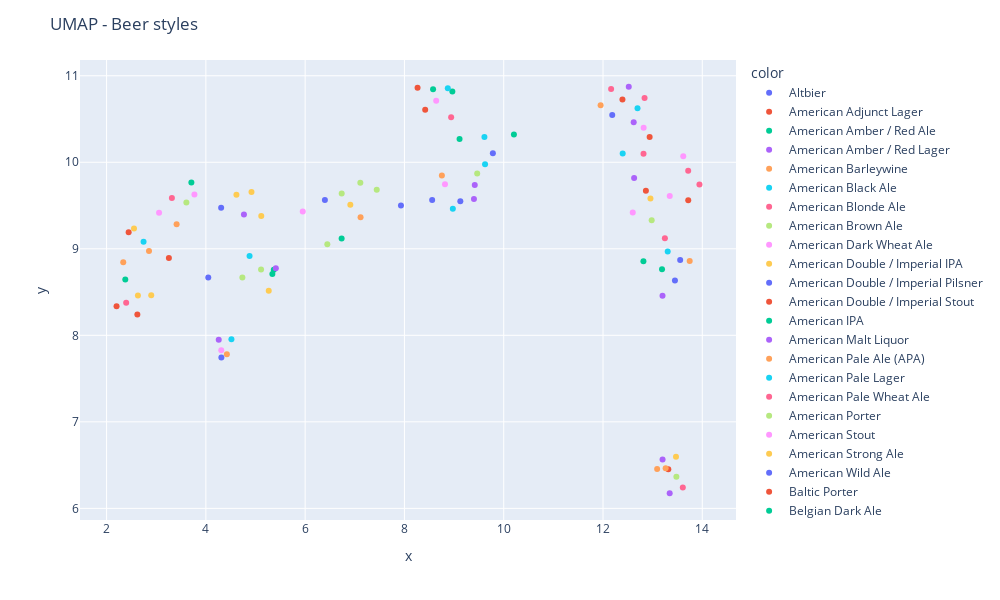

The cell this chart's notebook holds for it:
### Code cell
reducer = umap.UMAP()

embedding = reducer.fit_transform(X)

fig = px.scatter(x=embedding[:, 0], y=embedding[:, 1], color=style_labels)
fig.update_layout(
    title='UMAP - Beer styles',
    width=1000,
    height=600,
)
fig.show()

### Figure 1 — Plotly figure (JSON) as saved in the notebook; plotly's stock layout.template omitted (floating-point values rounded to 4 significant figures)
{"data": [{"hovertemplate": "color=Altbier<br>x=%{x}<br>y=%{y}<extra></extra>", "legendgroup": "Altbier", "marker": {"color": "#636efa", "symbol": "circle"}, "mode": "markers", "name": "Altbier", "orientation": "v", "showlegend": true, "type": "scatter", "x": [9.781], "xaxis": "x", "y": [10.1], "yaxis": "y"}, {"hovertemplate": "color=American Adjunct Lager<br>x=%{x}<br>y=%{y}<extra></extra>", "legendgroup": "American Adjunct Lager", "marker": {"color": "#EF553B", "symbol": "circle"}, "mode": "markers", "name": "American Adjunct Lager", "orientation": "v", "showlegend": true, "type": "scatter", "x": [13.32], "xaxis": "x", "y": [6.452], "yaxis": "y"}, {"hovertemplate": "color=American Amber / Red Ale<br>x=%{x}<br>y=%{y}<extra></extra>", "legendgroup": "American Amber / Red Ale", "marker": {"color": "#00cc96", "symbol": "circle"}, "mode": "markers", "name": "American Amber / Red Ale", "orientation": "v", "showlegend": true, "type": "scatter", "x": [9.11], "xaxis": "x", "y": [10.27], "yaxis": "y"}, {"hovertemplate": "color=American Amber / Red Lager<br>x=%{x}<br>y=%{y}<extra></extra>", "legendgroup": "American Amber / Red Lager", "marker": {"color": "#ab63fa", "symbol": "circle"}, "mode": "markers", "name": "American Amber / Red Lager", "orientation": "v", "showlegend": true, "type": "scatter", "x": [13.2], "xaxis": "x", "y": [8.457], "yaxis": "y"}, {"hovertemplate": "color=American Barleywine<br>x=%{x}<br>y=%{y}<extra></extra>", "legendgroup": "American Barleywine", "marker": {"color": "#FFA15A", "symbol": "circle"}, "mode": "markers", "name": "American Barleywine", "orientation": "v", "showlegend": true, "type": "scatter", "x": [2.336], "xaxis": "x", "y": [8.844], "yaxis": "y"}, {"hovertemplate": "color=American Black Ale<br>x=%{x}<br>y=%{y}<extra></extra>", "legendgroup": "American Black Ale", "marker": {"color": "#19d3f3", "symbol": "circle"}, "mode": "markers", "name": "American Black Ale", "orientation": "v", "showlegend": true, "type": "scatter", "x": [4.88], "xaxis": "x", "y": [8.918], "yaxis": "y"}, {"hovertemplate": "color=American Blonde Ale<br>x=%{x}<br>y=%{y}<extra></extra>", "legendgroup": "American Blonde Ale", "marker": {"color": "#FF6692", "symbol": "circle"}, "mode": "markers", "name": "American Blonde Ale", "orientation": "v", "showlegend": true, "type": "scatter", "x": [13.25], "xaxis": "x", "y": [9.123], "yaxis": "y"}, {"hovertemplate": "color=American Brown Ale<br>x=%{x}<br>y=%{y}<extra></extra>", "legendgroup": "American Brown Ale", "marker": {"color": "#B6E880", "symbol": "circle"}, "mode": "markers", "name": "American Brown Ale", "orientation": "v", "showlegend": true, "type": "scatter", "x": [7.112], "xaxis": "x", "y": [9.764], "yaxis": "y"}, {"hovertemplate": "color=American Dark Wheat Ale<br>x=%{x}<br>y=%{y}<extra></extra>", "legendgroup": "American Dark Wheat Ale", "marker": {"color": "#FF97FF", "symbol": "circle"}, "mode": "markers", "name": "American Dark Wheat Ale", "orientation": "v", "showlegend": true, "type": "scatter", "x": [13.62], "xaxis": "x", "y": [10.07], "yaxis": "y"}, {"hovertemplate": "color=American Double / Imperial IPA<br>x=%{x}<br>y=%{y}<extra></extra>", "legendgroup": "American Double / Imperial IPA", "marker": {"color": "#FECB52", "symbol": "circle"}, "mode": "markers", "name": "American Double / Imperial IPA", "orientation": "v", "showlegend": true, "type": "scatter", "x": [2.899], "xaxis": "x", "y": [8.462], "yaxis": "y"}, {"hovertemplate": "color=American Double / Imperial Pilsner<br>x=%{x}<br>y=%{y}<extra></extra>", "legendgroup": "American Double / Imperial Pilsner", "marker": {"color": "#636efa", "symbol": "circle"}, "mode": "markers", "name": "American Double / Imperial Pilsner", "orientation": "v", "showlegend": true, "type": "scatter", "x": [4.308], "xaxis": "x", "y": [9.474], "yaxis": "y"}, {"hovertemplate": "color=American Double / Imperial Stout<br>x=%{x}<br>y=%{y}<extra></extra>", "legendgroup": "American Double / Imperial Stout", "marker": {"color": "#EF553B", "symbol": "circle"}, "mode": "markers", "name": "American Double / Imperial Stout", "orientation": "v", "showlegend": true, "type": "scatter", "x": [2.62], "xaxis": "x", "y": [8.242], "yaxis": "y"}, {"hovertemplate": "color=American IPA<br>x=%{x}<br>y=%{y}<extra></extra>", "legendgroup": "American IPA", "marker": {"color": "#00cc96", "symbol": "circle"}, "mode": "markers", "name": "American IPA", "orientation": "v", "showlegend": true, "type": "scatter", "x": [5.368], "xaxis": "x", "y": [8.758], "yaxis": "y"}, {"hovertemplate": "color=American Malt Liquor<br>x=%{x}<br>y=%{y}<extra></extra>", "legendgroup": "American Malt Liquor", "marker": {"color": "#ab63fa", "symbol": "circle"}, "mode": "markers", "name": "American Malt Liquor", "orientation": "v", "showlegend": true, "type": "scatter", "x": [13.34], "xaxis": "x", "y": [6.175], "yaxis": "y"}, {"hovertemplate": "color=American Pale Ale (APA)<br>x=%{x}<br>y=%{y}<extra></extra>", "legendgroup": "American Pale Ale (APA)", "marker": {"color": "#FFA15A", "symbol": "circle"}, "mode": "markers", "name": "American Pale Ale (APA)", "orientation": "v", "showlegend": true, "type": "scatter", "x": [7.116], "xaxis": "x", "y": [9.363], "yaxis": "y"}, {"hovertemplate": "color=American Pale Lager<br>x=%{x}<br>y=%{y}<extra></extra>", "legendgroup": "American Pale Lager", "marker": {"color": "#19d3f3", "symbol": "circle"}, "mode": "markers", "name": "American Pale Lager", "orientation": "v", "showlegend": true, "type": "scatter", "x": [13.3], "xaxis": "x", "y": [8.968], "yaxis": "y"}, {"hovertemplate": "color=American Pale Wheat Ale<br>x=%{x}<br>y=%{y}<extra></extra>", "legendgroup": "American Pale Wheat Ale", "marker": {"color": "#FF6692", "symbol": "circle"}, "mode": "markers", "name": "American Pale Wheat Ale", "orientation": "v", "showlegend": true, "type": "scatter", "x": [12.84], "xaxis": "x", "y": [10.74], "yaxis": "y"}, {"hovertemplate": "color=American Porter<br>x=%{x}<br>y=%{y}<extra></extra>", "legendgroup": "American Porter", "marker": {"color": "#B6E880", "symbol": "circle"}, "mode": "markers", "name": "American Porter", "orientation": "v", "showlegend": true, "type": "scatter", "x": [5.112], "xaxis": "x", "y": [8.76], "yaxis": "y"}, {"hovertemplate": "color=American Stout<br>x=%{x}<br>y=%{y}<extra></extra>", "legendgroup": "American Stout", "marker": {"color": "#FF97FF", "symbol": "circle"}, "mode": "markers", "name": "American Stout", "orientation": "v", "showlegend": true, "type": "scatter", "x": [5.952], "xaxis": "x", "y": [9.43], "yaxis": "y"}, {"hovertemplate": "color=American Strong Ale<br>x=%{x}<br>y=%{y}<extra></extra>", "legendgroup": "American Strong Ale", "marker": {"color": "#FECB52", "symbol": "circle"}, "mode": "markers", "name": "American Strong Ale", "orientation": "v", "showlegend": true, "type": "scatter", "x": [2.553], "xaxis": "x", "y": [9.235], "yaxis": "y"}, {"hovertemplate": "color=American Wild Ale<br>x=%{x}<br>y=%{y}<extra></extra>", "legendgroup": "American Wild Ale", "marker": {"color": "#636efa", "symbol": "circle"}, "mode": "markers", "name": "American Wild Ale", "orientation": "v", "showlegend": true, "type": "scatter", "x": [4.312], "xaxis": "x", "y": [7.744], "yaxis": "y"}, {"hovertemplate": "color=Baltic Porter<br>x=%{x}<br>y=%{y}<extra></extra>", "legendgroup": "Baltic Porter", "marker": {"color": "#EF553B", "symbol": "circle"}, "mode": "markers", "name": "Baltic Porter", "orientation": "v", "showlegend": true, "type": "scatter", "x": [3.256], "xaxis": "x", "y": [8.894], "yaxis": "y"}, {"hovertemplate": "color=Belgian Dark Ale<br>x=%{x}<br>y=%{y}<extra></extra>", "legendgroup": "Belgian Dark Ale", "marker": {"color": "#00cc96", "symbol": "circle"}, "mode": "markers", "name": "Belgian Dark Ale", "orientation": "v", "showlegend": true, "type": "scatter", "x": [8.965], "xaxis": "x", "y": [10.82], "yaxis": "y"}, {"hovertemplate": "color=Belgian IPA<br>x=%{x}<br>y=%{y}<extra></extra>", "legendgroup": "Belgian IPA", "marker": {"color": "#ab63fa", "symbol": "circle"}, "mode": "markers", "name": "Belgian IPA", "orientation": "v", "showlegend": true, "type": "scatter", "x": [4.767], "xaxis": "x", "y": [9.396], "yaxis": "y"}, {"hovertemplate": "color=Belgian Pale Ale<br>x=%{x}<br>y=%{y}<extra></extra>", "legendgroup": "Belgian Pale Ale", "marker": {"color": "#FFA15A", "symbol": "circle"}, "mode": "markers", "name": "Belgian Pale Ale", "orientation": "v", "showlegend": true, "type": "scatter", "x": [8.754], "xaxis": "x", "y": [9.848], "yaxis": "y"}, {"hovertemplate": "color=Belgian Strong Dark Ale<br>x=%{x}<br>y=%{y}<extra></extra>", "legendgroup": "Belgian Strong Dark Ale", "marker": {"color": "#19d3f3", "symbol": "circle"}, "mode": "markers", "name": "Belgian Strong Dark Ale", "orientation": "v", "showlegend": true, "type": "scatter", "x": [2.745], "xaxis": "x", "y": [9.081], "yaxis": "y"}, {"hovertemplate": "color=Belgian Strong Pale Ale<br>x=%{x}<br>y=%{y}<extra></extra>", "legendgroup": "Belgian Strong Pale Ale", "marker": {"color": "#FF6692", "symbol": "circle"}, "mode": "markers", "name": "Belgian Strong Pale Ale", "orientation": "v", "showlegend": true, "type": "scatter", "x": [3.316], "xaxis": "x", "y": [9.586], "yaxis": "y"}, {"hovertemplate": "color=Berliner Weissbier<br>x=%{x}<br>y=%{y}<extra></extra>", "legendgroup": "Berliner Weissbier", "marker": {"color": "#B6E880", "symbol": "circle"}, "mode": "markers", "name": "Berliner Weissbier", "orientation": "v", "showlegend": true, "type": "scatter", "x": [6.447], "xaxis": "x", "y": [9.051], "yaxis": "y"}, {"hovertemplate": "color=Bière de Champagne / Bière Brut<br>x=%{x}<br>y=%{y}<extra></extra>", "legendgroup": "Bière de Champagne / Bière Brut", "marker": {"color": "#FF97FF", "symbol": "circle"}, "mode": "markers", "name": "Bière de Champagne / Bière Brut", "orientation": "v", "showlegend": true, "type": "scatter", "x": [3.77], "xaxis": "x", "y": [9.628], "yaxis": "y"}, {"hovertemplate": "color=Bière de Garde<br>x=%{x}<br>y=%{y}<extra></extra>", "legendgroup": "Bière de Garde", "marker": {"color": "#FECB52", "symbol": "circle"}, "mode": "markers", "name": "Bière de Garde", "orientation": "v", "showlegend": true, "type": "scatter", "x": [4.919], "xaxis": "x", "y": [9.656], "yaxis": "y"}, {"hovertemplate": "color=Black & Tan<br>x=%{x}<br>y=%{y}<extra></extra>", "legendgroup": "Black & Tan", "marker": {"color": "#636efa", "symbol": "circle"}, "mode": "markers", "name": "Black & Tan", "orientation": "v", "showlegend": true, "type": "scatter", "x": [13.45], "xaxis": "x", "y": [8.634], "yaxis": "y"}, {"hovertemplate": "color=Bock<br>x=%{x}<br>y=%{y}<extra></extra>", "legendgroup": "Bock", "marker": {"color": "#EF553B", "symbol": "circle"}, "mode": "markers", "name": "Bock", "orientation": "v", "showlegend": true, "type": "scatter", "x": [13.72], "xaxis": "x", "y": [9.561], "yaxis": "y"}, {"hovertemplate": "color=Braggot<br>x=%{x}<br>y=%{y}<extra></extra>", "legendgroup": "Braggot", "marker": {"color": "#00cc96", "symbol": "circle"}, "mode": "markers", "name": "Braggot", "orientation": "v", "showlegend": true, "type": "scatter", "x": [3.708], "xaxis": "x", "y": [9.767], "yaxis": "y"}, {"hovertemplate": "color=California Common / Steam Beer<br>x=%{x}<br>y=%{y}<extra></extra>", "legendgroup": "California Common / Steam Beer", "marker": {"color": "#ab63fa", "symbol": "circle"}, "mode": "markers", "name": "California Common / Steam Beer", "orientation": "v", "showlegend": true, "type": "scatter", "x": [9.4], "xaxis": "x", "y": [9.577], "yaxis": "y"}, {"hovertemplate": "color=Chile Beer<br>x=%{x}<br>y=%{y}<extra></extra>", "legendgroup": "Chile Beer", "marker": {"color": "#FFA15A", "symbol": "circle"}, "mode": "markers", "name": "Chile Beer", "orientation": "v", "showlegend": true, "type": "scatter", "x": [13.75], "xaxis": "x", "y": [8.86], "yaxis": "y"}, {"hovertemplate": "color=Cream Ale<br>x=%{x}<br>y=%{y}<extra></extra>", "legendgroup": "Cream Ale", "marker": {"color": "#19d3f3", "symbol": "circle"}, "mode": "markers", "name": "Cream Ale", "orientation": "v", "showlegend": true, "type": "scatter", "x": [12.7], "xaxis": "x", "y": [10.62], "yaxis": "y"}, {"hovertemplate": "color=Czech Pilsener<br>x=%{x}<br>y=%{y}<extra></extra>", "legendgroup": "Czech Pilsener", "marker": {"color": "#FF6692", "symbol": "circle"}, "mode": "markers", "name": "Czech Pilsener", "orientation": "v", "showlegend": true, "type": "scatter", "x": [12.82], "xaxis": "x", "y": [10.1], "yaxis": "y"}, {"hovertemplate": "color=Doppelbock<br>x=%{x}<br>y=%{y}<extra></extra>", "legendgroup": "Doppelbock", "marker": {"color": "#B6E880", "symbol": "circle"}, "mode": "markers", "name": "Doppelbock", "orientation": "v", "showlegend": true, "type": "scatter", "x": [3.607], "xaxis": "x", "y": [9.537], "yaxis": "y"}, {"hovertemplate": "color=Dortmunder / Export Lager<br>x=%{x}<br>y=%{y}<extra></extra>", "legendgroup": "Dortmunder / Export Lager", "marker": {"color": "#FF97FF", "symbol": "circle"}, "mode": "markers", "name": "Dortmunder / Export Lager", "orientation": "v", "showlegend": true, "type": "scatter", "x": [12.82], "xaxis": "x", "y": [10.4], "yaxis": "y"}, {"hovertemplate": "color=Dubbel<br>x=%{x}<br>y=%{y}<extra></extra>", "legendgroup": "Dubbel", "marker": {"color": "#FECB52", "symbol": "circle"}, "mode": "markers", "name": "Dubbel", "orientation": "v", "showlegend": true, "type": "scatter", "x": [4.616], "xaxis": "x", "y": [9.626], "yaxis": "y"}, {"hovertemplate": "color=Dunkelweizen<br>x=%{x}<br>y=%{y}<extra></extra>", "legendgroup": "Dunkelweizen", "marker": {"color": "#636efa", "symbol": "circle"}, "mode": "markers", "name": "Dunkelweizen", "orientation": "v", "showlegend": true, "type": "scatter", "x": [8.559], "xaxis": "x", "y": [9.565], "yaxis": "y"}, {"hovertemplate": "color=Eisbock<br>x=%{x}<br>y=%{y}<extra></extra>", "legendgroup": "Eisbock", "marker": {"color": "#EF553B", "symbol": "circle"}, "mode": "markers", "name": "Eisbock", "orientation": "v", "showlegend": true, "type": "scatter", "x": [2.201], "xaxis": "x", "y": [8.337], "yaxis": "y"}, {"hovertemplate": "color=English Barleywine<br>x=%{x}<br>y=%{y}<extra></extra>", "legendgroup": "English Barleywine", "marker": {"color": "#00cc96", "symbol": "circle"}, "mode": "markers", "name": "English Barleywine", "orientation": "v", "showlegend": true, "type": "scatter", "x": [2.377], "xaxis": "x", "y": [8.644], "yaxis": "y"}, {"hovertemplate": "color=English Bitter<br>x=%{x}<br>y=%{y}<extra></extra>", "legendgroup": "English Bitter", "marker": {"color": "#ab63fa", "symbol": "circle"}, "mode": "markers", "name": "English Bitter", "orientation": "v", "showlegend": true, "type": "scatter", "x": [12.63], "xaxis": "x", "y": [9.818], "yaxis": "y"}, {"hovertemplate": "color=English Brown Ale<br>x=%{x}<br>y=%{y}<extra></extra>", "legendgroup": "English Brown Ale", "marker": {"color": "#FFA15A", "symbol": "circle"}, "mode": "markers", "name": "English Brown Ale", "orientation": "v", "showlegend": true, "type": "scatter", "x": [11.95], "xaxis": "x", "y": [10.66], "yaxis": "y"}, {"hovertemplate": "color=English Dark Mild Ale<br>x=%{x}<br>y=%{y}<extra></extra>", "legendgroup": "English Dark Mild Ale", "marker": {"color": "#19d3f3", "symbol": "circle"}, "mode": "markers", "name": "English Dark Mild Ale", "orientation": "v", "showlegend": true, "type": "scatter", "x": [12.4], "xaxis": "x", "y": [10.1], "yaxis": "y"}, {"hovertemplate": "color=English India Pale Ale (IPA)<br>x=%{x}<br>y=%{y}<extra></extra>", "legendgroup": "English India Pale Ale (IPA)", "marker": {"color": "#FF6692", "symbol": "circle"}, "mode": "markers", "name": "English India Pale Ale (IPA)", "orientation": "v", "showlegend": true, "type": "scatter", "x": [13.72], "xaxis": "x", "y": [9.904], "yaxis": "y"}, {"hovertemplate": "color=English Pale Ale<br>x=%{x}<br>y=%{y}<extra></extra>", "legendgroup": "English Pale Ale", "marker": {"color": "#B6E880", "symbol": "circle"}, "mode": "markers", "name": "English Pale Ale", "orientation": "v", "showlegend": true, "type": "scatter", "x": [12.98], "xaxis": "x", "y": [9.33], "yaxis": "y"}, {"hovertemplate": "color=English Pale Mild Ale<br>x=%{x}<br>y=%{y}<extra></extra>", "legendgroup": "English Pale Mild Ale", "marker": {"color": "#FF97FF", "symbol": "circle"}, "mode": "markers", "name": "English Pale Mild Ale", "orientation": "v", "showlegend": true, "type": "scatter", "x": [12.6], "xaxis": "x", "y": [9.419], "yaxis": "y"}, {"hovertemplate": "color=English Porter<br>x=%{x}<br>y=%{y}<extra></extra>", "legendgroup": "English Porter", "marker": {"color": "#FECB52", "symbol": "circle"}, "mode": "markers", "name": "English Porter", "orientation": "v", "showlegend": true, "type": "scatter", "x": [6.91], "xaxis": "x", "y": [9.508], "yaxis": "y"}, {"hovertemplate": "color=English Stout<br>x=%{x}<br>y=%{y}<extra></extra>", "legendgroup": "English Stout", "marker": {"color": "#636efa", "symbol": "circle"}, "mode": "markers", "name": "English Stout", "orientation": "v", "showlegend": true, "type": "scatter", "x": [7.93], "xaxis": "x", "y": [9.5], "yaxis": "y"}, {"hovertemplate": "color=English Strong Ale<br>x=%{x}<br>y=%{y}<extra></extra>", "legendgroup": "English Strong Ale", "marker": {"color": "#EF553B", "symbol": "circle"}, "mode": "markers", "name": "English Strong Ale", "orientation": "v", "showlegend": true, "type": "scatter", "x": [8.264], "xaxis": "x", "y": [10.86], "yaxis": "y"}, {"hovertemplate": "color=Euro Dark Lager<br>x=%{x}<br>y=%{y}<extra></extra>", "legendgroup": "Euro Dark Lager", "marker": {"color": "#00cc96", "symbol": "circle"}, "mode": "markers", "name": "Euro Dark Lager", "orientation": "v", "showlegend": true, "type": "scatter", "x": [13.19], "xaxis": "x", "y": [8.762], "yaxis": "y"}, {"hovertemplate": "color=Euro Pale Lager<br>x=%{x}<br>y=%{y}<extra></extra>", "legendgroup": "Euro Pale Lager", "marker": {"color": "#ab63fa", "symbol": "circle"}, "mode": "markers", "name": "Euro Pale Lager", "orientation": "v", "showlegend": true, "type": "scatter", "x": [13.2], "xaxis": "x", "y": [6.564], "yaxis": "y"}, {"hovertemplate": "color=Euro Strong Lager<br>x=%{x}<br>y=%{y}<extra></extra>", "legendgroup": "Euro Strong Lager", "marker": {"color": "#FFA15A", "symbol": "circle"}, "mode": "markers", "name": "Euro Strong Lager", "orientation": "v", "showlegend": true, "type": "scatter", "x": [13.09], "xaxis": "x", "y": [6.455], "yaxis": "y"}, {"hovertemplate": "color=Extra Special / Strong Bitter (ESB)<br>x=%{x}<br>y=%{y}<extra></extra>", "legendgroup": "Extra Special / Strong Bitter (ESB)", "marker": {"color": "#19d3f3", "symbol": "circle"}, "mode": "markers", "name": "Extra Special / Strong Bitter (ESB)", "orientation": "v", "showlegend": true, "type": "scatter", "x": [9.624], "xaxis": "x", "y": [9.978], "yaxis": "y"}, {"hovertemplate": "color=Faro<br>x=%{x}<br>y=%{y}<extra></extra>", "legendgroup": "Faro", "marker": {"color": "#FF6692", "symbol": "circle"}, "mode": "markers", "name": "Faro", "orientation": "v", "showlegend": true, "type": "scatter", "x": [12.16], "xaxis": "x", "y": [10.85], "yaxis": "y"}, {"hovertemplate": "color=Flanders Oud Bruin<br>x=%{x}<br>y=%{y}<extra></extra>", "legendgroup": "Flanders Oud Bruin", "marker": {"color": "#B6E880", "symbol": "circle"}, "mode": "markers", "name": "Flanders Oud Bruin", "orientation": "v", "showlegend": true, "type": "scatter", "x": [4.736], "xaxis": "x", "y": [8.668], "yaxis": "y"}, {"hovertemplate": "color=Flanders Red Ale<br>x=%{x}<br>y=%{y}<extra></extra>", "legendgroup": "Flanders Red Ale", "marker": {"color": "#FF97FF", "symbol": "circle"}, "mode": "markers", "name": "Flanders Red Ale", "orientation": "v", "showlegend": true, "type": "scatter", "x": [4.31], "xaxis": "x", "y": [7.826], "yaxis": "y"}, {"hovertemplate": "color=Foreign / Export Stout<br>x=%{x}<br>y=%{y}<extra></extra>", "legendgroup": "Foreign / Export Stout", "marker": {"color": "#FECB52", "symbol": "circle"}, "mode": "markers", "name": "Foreign / Export Stout", "orientation": "v", "showlegend": true, "type": "scatter", "x": [5.116], "xaxis": "x", "y": [9.378], "yaxis": "y"}, {"hovertemplate": "color=Fruit / Vegetable Beer<br>x=%{x}<br>y=%{y}<extra></extra>", "legendgroup": "Fruit / Vegetable Beer", "marker": {"color": "#636efa", "symbol": "circle"}, "mode": "markers", "name": "Fruit / Vegetable Beer", "orientation": "v", "showlegend": true, "type": "scatter", "x": [13.55], "xaxis": "x", "y": [8.87], "yaxis": "y"}, {"hovertemplate": "color=German Pilsener<br>x=%{x}<br>y=%{y}<extra></extra>", "legendgroup": "German Pilsener", "marker": {"color": "#EF553B", "symbol": "circle"}, "mode": "markers", "name": "German Pilsener", "orientation": "v", "showlegend": true, "type": "scatter", "x": [12.86], "xaxis": "x", "y": [9.67], "yaxis": "y"}, {"hovertemplate": "color=Gose<br>x=%{x}<br>y=%{y}<extra></extra>", "legendgroup": "Gose", "marker": {"color": "#00cc96", "symbol": "circle"}, "mode": "markers", "name": "Gose", "orientation": "v", "showlegend": true, "type": "scatter", "x": [6.735], "xaxis": "x", "y": [9.12], "yaxis": "y"}, {"hovertemplate": "color=Gueuze<br>x=%{x}<br>y=%{y}<extra></extra>", "legendgroup": "Gueuze", "marker": {"color": "#ab63fa", "symbol": "circle"}, "mode": "markers", "name": "Gueuze", "orientation": "v", "showlegend": true, "type": "scatter", "x": [4.259], "xaxis": "x", "y": [7.949], "yaxis": "y"}, {"hovertemplate": "color=Happoshu<br>x=%{x}<br>y=%{y}<extra></extra>", "legendgroup": "Happoshu", "marker": {"color": "#FFA15A", "symbol": "circle"}, "mode": "markers", "name": "Happoshu", "orientation": "v", "showlegend": true, "type": "scatter", "x": [13.26], "xaxis": "x", "y": [6.463], "yaxis": "y"}, {"hovertemplate": "color=Hefeweizen<br>x=%{x}<br>y=%{y}<extra></extra>", "legendgroup": "Hefeweizen", "marker": {"color": "#19d3f3", "symbol": "circle"}, "mode": "markers", "name": "Hefeweizen", "orientation": "v", "showlegend": true, "type": "scatter", "x": [8.975], "xaxis": "x", "y": [9.464], "yaxis": "y"}, {"hovertemplate": "color=Herbed / Spiced Beer<br>x=%{x}<br>y=%{y}<extra></extra>", "legendgroup": "Herbed / Spiced Beer", "marker": {"color": "#FF6692", "symbol": "circle"}, "mode": "markers", "name": "Herbed / Spiced Beer", "orientation": "v", "showlegend": true, "type": "scatter", "x": [13.94], "xaxis": "x", "y": [9.743], "yaxis": "y"}, {"hovertemplate": "color=Irish Dry Stout<br>x=%{x}<br>y=%{y}<extra></extra>", "legendgroup": "Irish Dry Stout", "marker": {"color": "#B6E880", "symbol": "circle"}, "mode": "markers", "name": "Irish Dry Stout", "orientation": "v", "showlegend": true, "type": "scatter", "x": [9.466], "xaxis": "x", "y": [9.871], "yaxis": "y"}, {"hovertemplate": "color=Irish Red Ale<br>x=%{x}<br>y=%{y}<extra></extra>", "legendgroup": "Irish Red Ale", "marker": {"color": "#FF97FF", "symbol": "circle"}, "mode": "markers", "name": "Irish Red Ale", "orientation": "v", "showlegend": true, "type": "scatter", "x": [13.34], "xaxis": "x", "y": [9.611], "yaxis": "y"}, {"hovertemplate": "color=Japanese Rice Lager<br>x=%{x}<br>y=%{y}<extra></extra>", "legendgroup": "Japanese Rice Lager", "marker": {"color": "#FECB52", "symbol": "circle"}, "mode": "markers", "name": "Japanese Rice Lager", "orientation": "v", "showlegend": true, "type": "scatter", "x": [13.47], "xaxis": "x", "y": [6.597], "yaxis": "y"}, {"hovertemplate": "color=Kellerbier / Zwickelbier<br>x=%{x}<br>y=%{y}<extra></extra>", "legendgroup": "Kellerbier / Zwickelbier", "marker": {"color": "#636efa", "symbol": "circle"}, "mode": "markers", "name": "Kellerbier / Zwickelbier", "orientation": "v", "showlegend": true, "type": "scatter", "x": [9.126], "xaxis": "x", "y": [9.551], "yaxis": "y"}, {"hovertemplate": "color=Kristalweizen<br>x=%{x}<br>y=%{y}<extra></extra>", "legendgroup": "Kristalweizen", "marker": {"color": "#EF553B", "symbol": "circle"}, "mode": "markers", "name": "Kristalweizen", "orientation": "v", "showlegend": true, "type": "scatter", "x": [12.94], "xaxis": "x", "y": [10.29], "yaxis": "y"}, {"hovertemplate": "color=Kvass<br>x=%{x}<br>y=%{y}<extra></extra>", "legendgroup": "Kvass", "marker": {"color": "#00cc96", "symbol": "circle"}, "mode": "markers", "name": "Kvass", "orientation": "v", "showlegend": true, "type": "scatter", "x": [12.81], "xaxis": "x", "y": [8.857], "yaxis": "y"}, {"hovertemplate": "color=Kölsch<br>x=%{x}<br>y=%{y}<extra></extra>", "legendgroup": "Kölsch", "marker": {"color": "#ab63fa", "symbol": "circle"}, "mode": "markers", "name": "Kölsch", "orientation": "v", "showlegend": true, "type": "scatter", "x": [12.62], "xaxis": "x", "y": [10.46], "yaxis": "y"}, {"hovertemplate": "color=Lambic - Fruit<br>x=%{x}<br>y=%{y}<extra></extra>", "legendgroup": "Lambic - Fruit", "marker": {"color": "#FFA15A", "symbol": "circle"}, "mode": "markers", "name": "Lambic - Fruit", "orientation": "v", "showlegend": true, "type": "scatter", "x": [4.423], "xaxis": "x", "y": [7.781], "yaxis": "y"}, {"hovertemplate": "color=Lambic - Unblended<br>x=%{x}<br>y=%{y}<extra></extra>", "legendgroup": "Lambic - Unblended", "marker": {"color": "#19d3f3", "symbol": "circle"}, "mode": "markers", "name": "Lambic - Unblended", "orientation": "v", "showlegend": true, "type": "scatter", "x": [4.515], "xaxis": "x", "y": [7.954], "yaxis": "y"}, {"hovertemplate": "color=Light Lager<br>x=%{x}<br>y=%{y}<extra></extra>", "legendgroup": "Light Lager", "marker": {"color": "#FF6692", "symbol": "circle"}, "mode": "markers", "name": "Light Lager", "orientation": "v", "showlegend": true, "type": "scatter", "x": [13.61], "xaxis": "x", "y": [6.24], "yaxis": "y"}, {"hovertemplate": "color=Low Alcohol Beer<br>x=%{x}<br>y=%{y}<extra></extra>", "legendgroup": "Low Alcohol Beer", "marker": {"color": "#B6E880", "symbol": "circle"}, "mode": "markers", "name": "Low Alcohol Beer", "orientation": "v", "showlegend": true, "type": "scatter", "x": [13.48], "xaxis": "x", "y": [6.367], "yaxis": "y"}, {"hovertemplate": "color=Maibock / Helles Bock<br>x=%{x}<br>y=%{y}<extra></extra>", "legendgroup": "Maibock / Helles Bock", "marker": {"color": "#FF97FF", "symbol": "circle"}, "mode": "markers", "name": "Maibock / Helles Bock", "orientation": "v", "showlegend": true, "type": "scatter", "x": [8.64], "xaxis": "x", "y": [10.71], "yaxis": "y"}, {"hovertemplate": "color=Milk / Sweet Stout<br>x=%{x}<br>y=%{y}<extra></extra>", "legendgroup": "Milk / Sweet Stout", "marker": {"color": "#FECB52", "symbol": "circle"}, "mode": "markers", "name": "Milk / Sweet Stout", "orientation": "v", "showlegend": true, "type": "scatter", "x": [5.267], "xaxis": "x", "y": [8.514], "yaxis": "y"}, {"hovertemplate": "color=Munich Dunkel Lager<br>x=%{x}<br>y=%{y}<extra></extra>", "legendgroup": "Munich Dunkel Lager", "marker": {"color": "#636efa", "symbol": "circle"}, "mode": "markers", "name": "Munich Dunkel Lager", "orientation": "v", "showlegend": true, "type": "scatter", "x": [12.19], "xaxis": "x", "y": [10.55], "yaxis": "y"}, {"hovertemplate": "color=Munich Helles Lager<br>x=%{x}<br>y=%{y}<extra></extra>", "legendgroup": "Munich Helles Lager", "marker": {"color": "#EF553B", "symbol": "circle"}, "mode": "markers", "name": "Munich Helles Lager", "orientation": "v", "showlegend": true, "type": "scatter", "x": [12.39], "xaxis": "x", "y": [10.73], "yaxis": "y"}, {"hovertemplate": "color=Märzen / Oktoberfest<br>x=%{x}<br>y=%{y}<extra></extra>", "legendgroup": "Märzen / Oktoberfest", "marker": {"color": "#00cc96", "symbol": "circle"}, "mode": "markers", "name": "Märzen / Oktoberfest", "orientation": "v", "showlegend": true, "type": "scatter", "x": [10.21], "xaxis": "x", "y": [10.32], "yaxis": "y"}, {"hovertemplate": "color=Oatmeal Stout<br>x=%{x}<br>y=%{y}<extra></extra>", "legendgroup": "Oatmeal Stout", "marker": {"color": "#ab63fa", "symbol": "circle"}, "mode": "markers", "name": "Oatmeal Stout", "orientation": "v", "showlegend": true, "type": "scatter", "x": [5.41], "xaxis": "x", "y": [8.777], "yaxis": "y"}, {"hovertemplate": "color=Old Ale<br>x=%{x}<br>y=%{y}<extra></extra>", "legendgroup": "Old Ale", "marker": {"color": "#FFA15A", "symbol": "circle"}, "mode": "markers", "name": "Old Ale", "orientation": "v", "showlegend": true, "type": "scatter", "x": [2.855], "xaxis": "x", "y": [8.975], "yaxis": "y"}, {"hovertemplate": "color=Pumpkin Ale<br>x=%{x}<br>y=%{y}<extra></extra>", "legendgroup": "Pumpkin Ale", "marker": {"color": "#19d3f3", "symbol": "circle"}, "mode": "markers", "name": "Pumpkin Ale", "orientation": "v", "showlegend": true, "type": "scatter", "x": [8.874], "xaxis": "x", "y": [10.86], "yaxis": "y"}, {"hovertemplate": "color=Quadrupel (Quad)<br>x=%{x}<br>y=%{y}<extra></extra>", "legendgroup": "Quadrupel (Quad)", "marker": {"color": "#FF6692", "symbol": "circle"}, "mode": "markers", "name": "Quadrupel (Quad)", "orientation": "v", "showlegend": true, "type": "scatter", "x": [2.395], "xaxis": "x", "y": [8.375], "yaxis": "y"}, {"hovertemplate": "color=Rauchbier<br>x=%{x}<br>y=%{y}<extra></extra>", "legendgroup": "Rauchbier", "marker": {"color": "#B6E880", "symbol": "circle"}, "mode": "markers", "name": "Rauchbier", "orientation": "v", "showlegend": true, "type": "scatter", "x": [6.736], "xaxis": "x", "y": [9.638], "yaxis": "y"}, {"hovertemplate": "color=Roggenbier<br>x=%{x}<br>y=%{y}<extra></extra>", "legendgroup": "Roggenbier", "marker": {"color": "#FF97FF", "symbol": "circle"}, "mode": "markers", "name": "Roggenbier", "orientation": "v", "showlegend": true, "type": "scatter", "x": [8.817], "xaxis": "x", "y": [9.746], "yaxis": "y"}, {"hovertemplate": "color=Russian Imperial Stout<br>x=%{x}<br>y=%{y}<extra></extra>", "legendgroup": "Russian Imperial Stout", "marker": {"color": "#FECB52", "symbol": "circle"}, "mode": "markers", "name": "Russian Imperial Stout", "orientation": "v", "showlegend": true, "type": "scatter", "x": [2.631], "xaxis": "x", "y": [8.46], "yaxis": "y"}, {"hovertemplate": "color=Rye Beer<br>x=%{x}<br>y=%{y}<extra></extra>", "legendgroup": "Rye Beer", "marker": {"color": "#636efa", "symbol": "circle"}, "mode": "markers", "name": "Rye Beer", "orientation": "v", "showlegend": true, "type": "scatter", "x": [6.398], "xaxis": "x", "y": [9.563], "yaxis": "y"}, {"hovertemplate": "color=Sahti<br>x=%{x}<br>y=%{y}<extra></extra>", "legendgroup": "Sahti", "marker": {"color": "#EF553B", "symbol": "circle"}, "mode": "markers", "name": "Sahti", "orientation": "v", "showlegend": true, "type": "scatter", "x": [8.418], "xaxis": "x", "y": [10.61], "yaxis": "y"}, {"hovertemplate": "color=Saison / Farmhouse Ale<br>x=%{x}<br>y=%{y}<extra></extra>", "legendgroup": "Saison / Farmhouse Ale", "marker": {"color": "#00cc96", "symbol": "circle"}, "mode": "markers", "name": "Saison / Farmhouse Ale", "orientation": "v", "showlegend": true, "type": "scatter", "x": [5.34], "xaxis": "x", "y": [8.709], "yaxis": "y"}, {"hovertemplate": "color=Schwarzbier<br>x=%{x}<br>y=%{y}<extra></extra>", "legendgroup": "Schwarzbier", "marker": {"color": "#ab63fa", "symbol": "circle"}, "mode": "markers", "name": "Schwarzbier", "orientation": "v", "showlegend": true, "type": "scatter", "x": [9.417], "xaxis": "x", "y": [9.736], "yaxis": "y"}, {"hovertemplate": "color=Scotch Ale / Wee Heavy<br>x=%{x}<br>y=%{y}<extra></extra>", "legendgroup": "Scotch Ale / Wee Heavy", "marker": {"color": "#FFA15A", "symbol": "circle"}, "mode": "markers", "name": "Scotch Ale / Wee Heavy", "orientation": "v", "showlegend": true, "type": "scatter", "x": [3.411], "xaxis": "x", "y": [9.285], "yaxis": "y"}, {"hovertemplate": "color=Scottish Ale<br>x=%{x}<br>y=%{y}<extra></extra>", "legendgroup": "Scottish Ale", "marker": {"color": "#19d3f3", "symbol": "circle"}, "mode": "markers", "name": "Scottish Ale", "orientation": "v", "showlegend": true, "type": "scatter", "x": [9.611], "xaxis": "x", "y": [10.29], "yaxis": "y"}, {"hovertemplate": "color=Scottish Gruit / Ancient Herbed Ale<br>x=%{x}<br>y=%{y}<extra></extra>", "legendgroup": "Scottish Gruit / Ancient Herbed Ale", "marker": {"color": "#FF6692", "symbol": "circle"}, "mode": "markers", "name": "Scottish Gruit / Ancient Herbed Ale", "orientation": "v", "showlegend": true, "type": "scatter", "x": [8.941], "xaxis": "x", "y": [10.52], "yaxis": "y"}, {"hovertemplate": "color=Smoked Beer<br>x=%{x}<br>y=%{y}<extra></extra>", "legendgroup": "Smoked Beer", "marker": {"color": "#B6E880", "symbol": "circle"}, "mode": "markers", "name": "Smoked Beer", "orientation": "v", "showlegend": true, "type": "scatter", "x": [7.442], "xaxis": "x", "y": [9.682], "yaxis": "y"}, {"hovertemplate": "color=Tripel<br>x=%{x}<br>y=%{y}<extra></extra>", "legendgroup": "Tripel", "marker": {"color": "#FF97FF", "symbol": "circle"}, "mode": "markers", "name": "Tripel", "orientation": "v", "showlegend": true, "type": "scatter", "x": [3.057], "xaxis": "x", "y": [9.416], "yaxis": "y"}, {"hovertemplate": "color=Vienna Lager<br>x=%{x}<br>y=%{y}<extra></extra>", "legendgroup": "Vienna Lager", "marker": {"color": "#FECB52", "symbol": "circle"}, "mode": "markers", "name": "Vienna Lager", "orientation": "v", "showlegend": true, "type": "scatter", "x": [12.96], "xaxis": "x", "y": [9.581], "yaxis": "y"}, {"hovertemplate": "color=Weizenbock<br>x=%{x}<br>y=%{y}<extra></extra>", "legendgroup": "Weizenbock", "marker": {"color": "#636efa", "symbol": "circle"}, "mode": "markers", "name": "Weizenbock", "orientation": "v", "showlegend": true, "type": "scatter", "x": [4.049], "xaxis": "x", "y": [8.669], "yaxis": "y"}, {"hovertemplate": "color=Wheatwine<br>x=%{x}<br>y=%{y}<extra></extra>", "legendgroup": "Wheatwine", "marker": {"color": "#EF553B", "symbol": "circle"}, "mode": "markers", "name": "Wheatwine", "orientation": "v", "showlegend": true, "type": "scatter", "x": [2.445], "xaxis": "x", "y": [9.19], "yaxis": "y"}, {"hovertemplate": "color=Winter Warmer<br>x=%{x}<br>y=%{y}<extra></extra>", "legendgroup": "Winter Warmer", "marker": {"color": "#00cc96", "symbol": "circle"}, "mode": "markers", "name": "Winter Warmer", "orientation": "v", "showlegend": true, "type": "scatter", "x": [8.577], "xaxis": "x", "y": [10.84], "yaxis": "y"}, {"hovertemplate": "color=Witbier<br>x=%{x}<br>y=%{y}<extra></extra>", "legendgroup": "Witbier", "marker": {"color": "#ab63fa", "symbol": "circle"}, "mode": "markers", "name": "Witbier", "orientation": "v", "showlegend": true, "type": "scatter", "x": [12.52], "xaxis": "x", "y": [10.87], "yaxis": "y"}], "layout": {"height": 600, "legend": {"title": {"text": "color"}, "tracegroupgap": 0}, "margin": {"t": 60}, "title": {"text": "UMAP - Beer styles"}, "width": 1000, "xaxis": {"anchor": "y", "domain": [0, 1], "title": {"text": "x"}}, "yaxis": {"anchor": "x", "domain": [0, 1], "title": {"text": "y"}}}}
